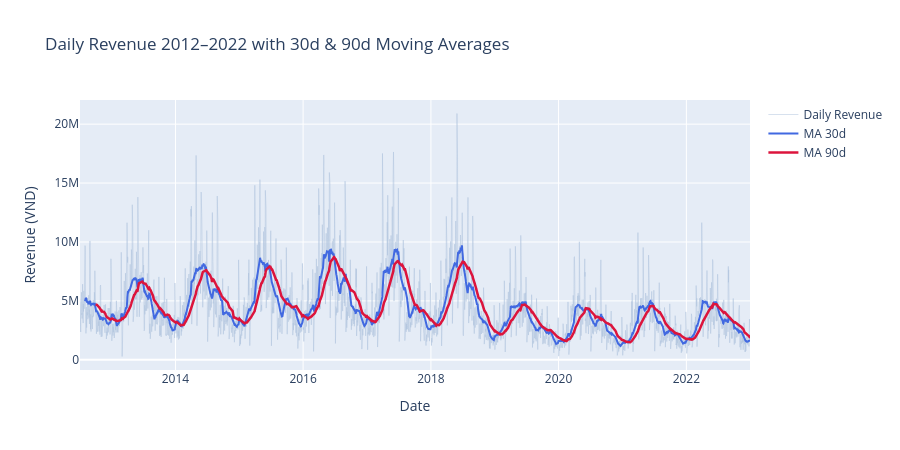

Write notebook code for a chart like this one.
### Markdown cell above
## 2.1 Doanh thu & Xu hướng Dài hạn

**[D] Descriptive:** Biểu đồ bên dưới vẽ doanh thu ngày từ 07/2012 → 12/2022, kèm moving-average 30-ngày và 90-ngày.
Nhìn vào biểu đồ này quan trọng vì nó cho biết **hình dáng trend vĩ mô** - là đầu vào bắt buộc cho bất kỳ mô hình dự báo nào.

### Code cell
s = sales.sort_values('Date').copy()
s['MA30'] = s['Revenue'].rolling(30).mean()
s['MA90'] = s['Revenue'].rolling(90).mean()
s['year'] = s['Date'].dt.year

fig = go.Figure()
fig.add_scatter(x=s['Date'], y=s['Revenue'], name='Daily Revenue',
                line=dict(color='lightsteelblue', width=1), opacity=0.5)
fig.add_scatter(x=s['Date'], y=s['MA30'], name='MA 30d', line=dict(color='royalblue', width=2))
fig.add_scatter(x=s['Date'], y=s['MA90'], name='MA 90d', line=dict(color='crimson', width=2.5))
fig.update_layout(title='Daily Revenue 2012–2022 with 30d & 90d Moving Averages',
                  xaxis_title='Date', yaxis_title='Revenue (VND)', height=450)
fig.show()

yearly = s.groupby('year')['Revenue'].sum()
growth = yearly.pct_change()*100
print('\nYearly Revenue (VND):')
for y, v in yearly.items():
    g = growth.get(y, np.nan)
    print(f'  {y}: {v/1e9:>5.2f} B  ({"+" if g>0 else ""}{g:>6.2f}% YoY)' if not np.isnan(g) else f'  {y}: {v/1e9:>5.2f} B')

### Figure 1 — Plotly figure (JSON) as saved in the notebook; plotly's stock layout.template omitted (floating-point values rounded to 4 significant figures; data arrays with more than 128 entries replaced by an {"elided": "..."} marker saying what was removed)
{"data": [{"line": {"color": "lightsteelblue", "width": 1}, "name": "Daily Revenue", "opacity": 0.5, "type": "scatter", "x": {"elided": "3833 str values"}, "y": {"elided": "3833 float values"}}, {"line": {"color": "royalblue", "width": 2}, "name": "MA 30d", "type": "scatter", "x": {"elided": "3833 str values"}, "y": {"elided": "3833 float values"}}, {"line": {"color": "crimson", "width": 2.5}, "name": "MA 90d", "type": "scatter", "x": {"elided": "3833 str values"}, "y": {"elided": "3833 float values"}}], "layout": {"height": 450, "title": {"text": "Daily Revenue 2012–2022 with 30d & 90d Moving Averages"}, "xaxis": {"title": {"text": "Date"}}, "yaxis": {"title": {"text": "Revenue (VND)"}}}}
